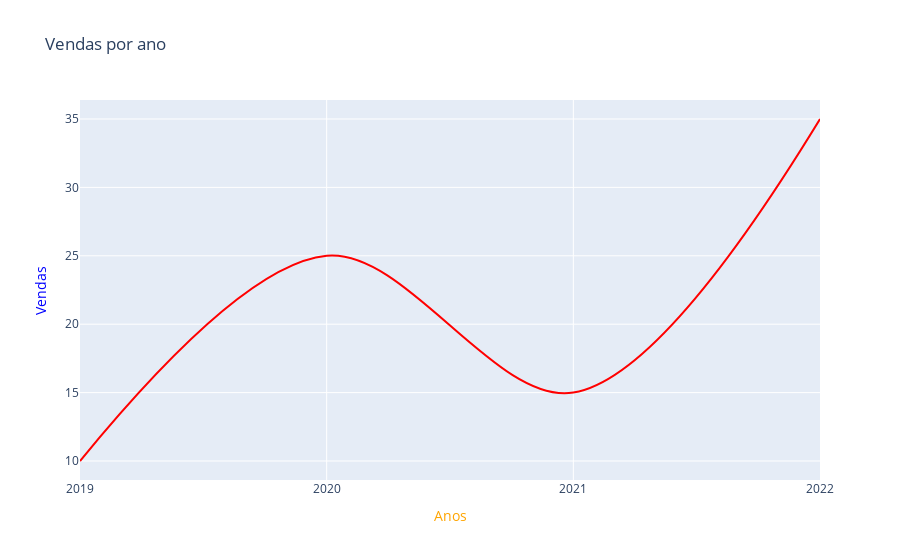

Here is the notebook cell this chart was saved with:
### Markdown cell above
### Alterando o eixo Y

### Code cell
grafico_linha = px.line(x = dados_x, y = dados_y, title = 'Vendas por ano', color_discrete_sequence= ['red'], line_shape = 'spline')
grafico_linha.update_yaxes(title="Vendas", title_font_color = "blue")
grafico_linha.update_xaxes(title="Anos", title_font_color = "orange")

grafico_linha.show()

### Figure 1 — Plotly figure (JSON) as saved in the notebook; plotly's stock layout.template omitted (floating-point values rounded to 4 significant figures)
{"data": [{"hovertemplate": "x=%{x}<br>y=%{y}<extra></extra>", "legendgroup": "", "line": {"color": "red", "dash": "solid", "shape": "spline"}, "marker": {"symbol": "circle"}, "mode": "lines", "name": "", "orientation": "v", "showlegend": false, "type": "scatter", "x": ["2019", "2020", "2021", "2022"], "xaxis": "x", "y": [10, 25, 15, 35], "yaxis": "y"}], "layout": {"autosize": true, "legend": {"tracegroupgap": 0}, "title": {"text": "Vendas por ano"}, "xaxis": {"anchor": "y", "autorange": true, "domain": [0, 1], "range": [0, 3], "title": {"font": {"color": "orange"}, "text": "Anos"}, "type": "category"}, "yaxis": {"anchor": "x", "autorange": true, "domain": [0, 1], "range": [8.611, 36.39], "title": {"font": {"color": "blue"}, "text": "Vendas"}, "type": "linear"}}}
